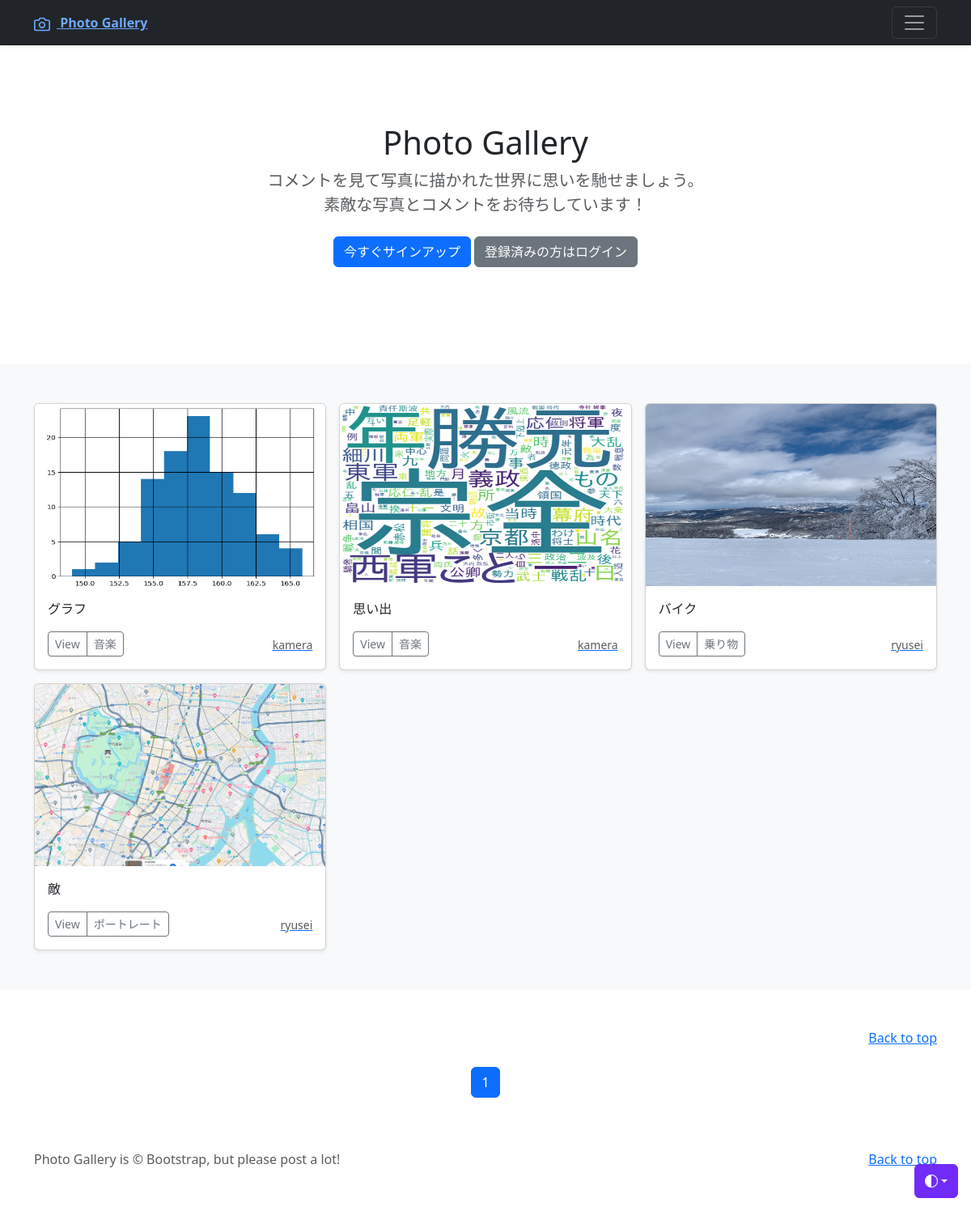
The page / on the database its author committed.
### photo/models.py (models this page shows, shortened)
class PhotoPost(models.Model):
    user = models.ForeignKey(
        CustomUser,
        verbose_name='ユーザー',
        on_delete=models.CASCADE
    )
    category = models.ForeignKey(
        Category,
        verbose_name='カテゴリ',
        on_delete=models.PROTECT
        )
    title = models.CharField(
        verbose_name='タイトル',
        max_length=200
        )
    comment = models.TextField(
        verbose_name='コメント',
        )
    image1 = models.ImageField(
        verbose_name='イメージ１',
        upload_to='photos'  # MEDIA_ROOT以下のphotosにファイルを保存
        )
    image2 = models.ImageField(
        verbose_name='イメージ２',
        upload_to='photos',
        blank=True,   # フィールド値の設定は必須ではない
        null=True     # データベースにnullが保存されることを許容
        )
    posted_at = models.DateTimeField(
        verbose_name='投稿日時',
        auto_now_add=True   # 日時を自動追加
        )

class Category(models.Model):
    title = models.CharField(
        verbose_name='カテゴリ', # フィールドのタイトル
        max_length=20)

### accounts/models.py (models this page shows)
class CustomUser(AbstractUser):
    pass

### photo/views.py (the view)
# urls.py: path('', views.IndexView.as_view(), name='index'),
class IndexView(ListView):
    template_name = 'index.html'
    queryset = PhotoPost.objects.order_by('-posted_at')
    paginate_by = 9

### photo/templates/index.html (shortened to what this page needs)
{% extends 'base.html' %}
    {% block contents %}
    {% include "photos_title.html" %}
    {% include "photos_list.html" %}
    {% include 'pagination.html' %}
    {% endblock %}

### photo/templates/photos_list.html (shortened to what this page needs)
  <div class="album py-5 bg-body-tertiary">
    <div class="container">
      <div class="row row-cols-1 row-cols-sm-2 row-cols-md-3 g-3">
        {% for record in object_list %}
        <div class="col">
          <div class="card shadow-sm">
            <img src="{{ record.image1.url }}"
              class="bd-placeholder-img card-img-top" width="100%" height="225" xmlns="http://www.w3.org/2000/svg" role="img" aria-label="Placeholder: Thumbnail" preserveAspectRatio="xMidYMid slice" focusable="false"><title>Placeholder</title><rect width="100%" height="100%" fill="#55595c"/>
            <div class="card-body">
              <p class="card-text">
                {{record.title}}
              </p>
              <div class="d-flex justify-content-between align-items-center">
                <div class="btn-group">
                  <button type="button" class="btn btn-sm btn-outline-secondary" onclick="location.href='{% url 'photo:photo_detail' record.pk %}'">View</button>
                  <button type="button" class="btn btn-sm btn-outline-secondary" onclick="location.href='{% url 'photo:photos_cat' category=record.category.id %}'">{{record.category.title}}</button>
                </div>
                <a href="{% url 'photo:user_list' user=record.user.id %}"><small class="text-muted">{{record.user.username}}</small></a>
              </div>
            </div>
          </div>
        </div>
        {% endfor %}
      </div>
    </div>
  </div>
</main>
<footer class="text-body-secondary py-5">
  <div class="container">
    <p class="float-end mb-1">
      <a href="{% url 'photo:index' %}">Back to top</a>
    </p>
  </div>
</footer>
    </body>
</html>

### photo/templates/base.html (style rules this page uses)
.bd-placeholder-img { font-size: 1.125rem; text-anchor: middle; -webkit-user-select: none; -moz-user-select: none; user-select: none; }

### rows shown on the page
PhotoPost: image1 (picture), title "グラフ", category "音楽", user.username "kamera"
PhotoPost: image1 (picture), title "思い出", category "音楽", user.username "kamera"
PhotoPost: image1 (picture), title "バイク", category "乗り物", user.username "ryusei"
PhotoPost: image1 (picture), title "敵", category "ポートレート", user.username "ryusei"

### other values the page prints
{{ num }} "1"
